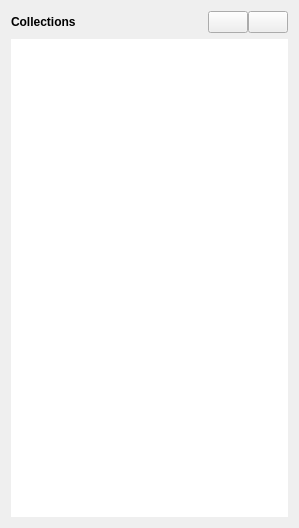
<?xml version="1.0" encoding="UTF-8"?>
<ui version="4.0">
 <class>assetHierarchyWidget</class>
 <widget class="QWidget" name="assetHierarchyWidget">
  <property name="geometry">
   <rect>
    <x>0</x>
    <y>0</y>
    <width>299</width>
    <height>528</height>
   </rect>
  </property>
  <property name="windowTitle">
   <string>Form</string>
  </property>
  <layout class="QVBoxLayout" name="verticalLayout">
   <item>
    <layout class="QHBoxLayout" name="horizontalLayout">
     <item>
      <widget class="QLabel" name="label">
       <property name="font">
        <font>
         <pointsize>9</pointsize>
         <weight>75</weight>
         <bold>true</bold>
        </font>
       </property>
       <property name="text">
        <string>Collections</string>
       </property>
      </widget>
     </item>
     <item>
      <spacer name="horizontalSpacer">
       <property name="orientation">
        <enum>Qt::Horizontal</enum>
       </property>
       <property name="sizeHint" stdset="0">
        <size>
         <width>40</width>
         <height>20</height>
        </size>
       </property>
      </spacer>
     </item>
     <item>
      <layout class="QHBoxLayout" name="horizontalLayout_2">
       <property name="spacing">
        <number>0</number>
       </property>
       <item>
        <widget class="FlatButton" name="addCollectionButton">
         <property name="text">
          <string/>
         </property>
         <property name="icon">
          <iconset resource="../resource/resource.qrc">
           <normaloff>:/icon/plus.png</normaloff>:/icon/plus.png</iconset>
         </property>
        </widget>
       </item>
       <item>
        <widget class="FlatButton" name="removeCollectionButton">
         <property name="text">
          <string/>
         </property>
         <property name="icon">
          <iconset resource="../resource/resource.qrc">
           <normaloff>:/icon/remove.png</normaloff>:/icon/remove.png</iconset>
         </property>
        </widget>
       </item>
      </layout>
     </item>
    </layout>
   </item>
   <item>
    <widget class="DeselectableTreeWidget" name="treeWidget">
     <property name="styleSheet">
      <string notr="true">QTreeView::item {
	padding: 2px 0;
	border: none;
	outline: 0;
}

QTreeView::item:selected {
     background-color: #5285A6;
}

QTreeView{
	border: none;
	outline: 0;
}</string>
     </property>
     <property name="sortingEnabled">
      <bool>true</bool>
     </property>
     <attribute name="headerVisible">
      <bool>false</bool>
     </attribute>
     <column>
      <property name="text">
       <string>1</string>
      </property>
     </column>
    </widget>
   </item>
  </layout>
 </widget>
 <customwidgets>
  <customwidget>
   <class>FlatButton</class>
   <extends>QPushButton</extends>
   <header>junkbox.component.flatbutton.h</header>
  </customwidget>
  <customwidget>
   <class>DeselectableTreeWidget</class>
   <extends>QTreeWidget</extends>
   <header>junkbox.component.deselectabletreewidget.h</header>
  </customwidget>
 </customwidgets>
 <resources>
  <include location="../resource/resource.qrc"/>
 </resources>
 <connections/>
</ui>
